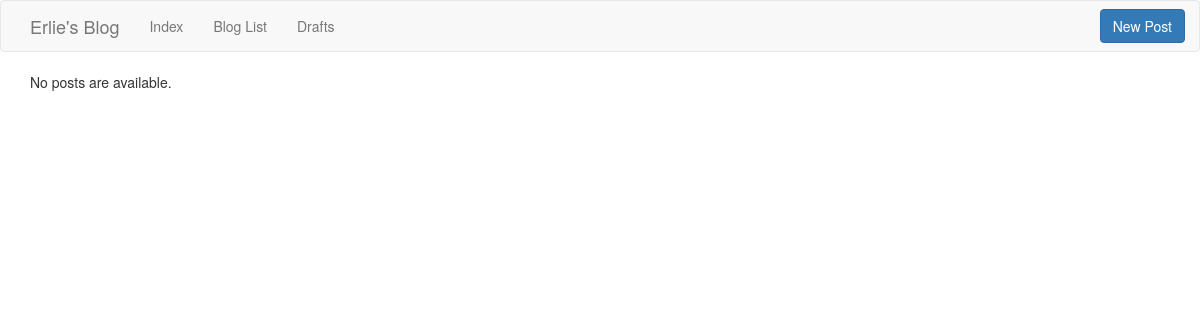
Page /drafts/ on the earlier database version.
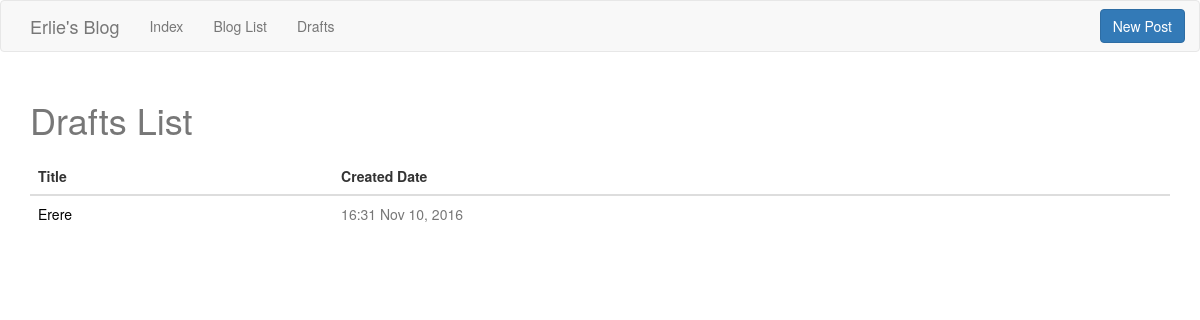
Same page on the later database version.
### blog/models.py (models this page shows, shortened)
class Post(models.Model):
    author = models.ForeignKey(User)
    title = models.CharField(max_length=200)
    text = models.TextField()
    created_date = models.DateTimeField(default=timezone.now)
    pub_date = models.DateTimeField(blank=True, null=True)

### blog/views.py (the view)
# urls.py: url(r'^drafts/$', views.DraftView.as_view(), name='drafts'),
class DraftView(generic.ListView):
    template_name = 'blog/drafts.html'
    context_object_name = 'draft_list'
    def get_queryset(self):
        return Post.objects.filter(pub_date__isnull=True).order_by('-created_date')

### blog/templates/blog/drafts.html (shortened to what this page needs)
{% extends "blog/base.html" %}
{% block content %}
    {% if draft_list %}
        <table class="table table-hover" id="blog-list">
            <caption><h1>Drafts List</h1></caption>
            <thead><tr><th>Title</th><th>Created Date</th></tr></thead>
            <tbody>
            {% for post in draft_list %}
                <tr>
                    <td><a href="{% url 'blog:detail' post.id %}">{{ post.title|capfirst }}</a></td>
                    <td class="text-muted">{{ post.created_date|date:"H:i M d, Y" }}</td>
                </tr>
            {% endfor %}
            </tbody>
        </table>
    {% else %}
        <p>No posts are available.</p>
    {% endif %}
{% endblock %}

Differences in the rows shown:
added Post: title "Erere", created_date "16:31 Nov 10, 2016"
Other differences:
text no longer shown: "No posts are available."
text now shown: "Drafts List Title Created Date"
